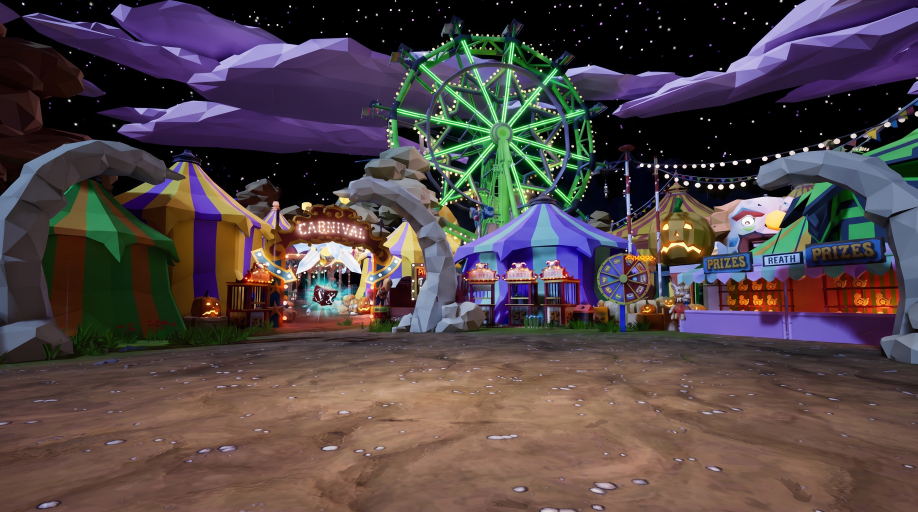
#> input picture work/capsules-v1/plates_used/05_carnival_nbp_0.jpg, 2752 x 1536 px (shown at 1/3 size)
$ python c05.py
#> lines starting #> are read from the running program, lines starting #| are printed output that depends on the picture
### work/capsules-v1/compose.py
"""Capsule compositor: AI background plates + REAL in-engine character pixels + hand-made FX.

Characters are never regenerated. Each layer is the original Unreal render cut out of the gray base,
so what ships on Steam is the actual game model. Only backgrounds and Axie (missing from the base)
come from image models.
"""
import math
import numpy as np
from PIL import Image, ImageFilter, ImageDraw, ImageFont, ImageEnhance

W, H = 2464, 1412  # 2x the Steam main capsule (1232x706)
ROOT = __file__.rsplit("/", 1)[0]

# Belt-thruster nozzles in each layer's native pixels: (x, y, angle_deg). 180 = straight back (left).
THRUSTERS = {
    # rear end of the striped side-belt jetpack cylinder, pointing backward along its axis
    "cappy": [(398, 452, 186)],
    "moody": [(203, 170, 178)],
    "jim": [(140, 80, 170)],
    "axie": [(985, 535, 188)],
}


def load(path):
#> called with path = 'plates_used/05_carnival_nbp_0.jpg'
    return Image.open(path).convert("RGBA")


HD_K = 5760 / 2560  # H_ layers are cut from the full-res render


def layer(name):
    import os
    p = f"{ROOT}/layers/H_{name}.png"
    if os.path.exists(p): return load(p), HD_K
    return load(f"{ROOT}/layers/L_{name}.png"), 1.0


def debar(img, thr=10):
    """Crop black letterbox bars some image models add."""
#> called with thr = 10
    a = np.asarray(img.convert("L")).astype(np.float32)
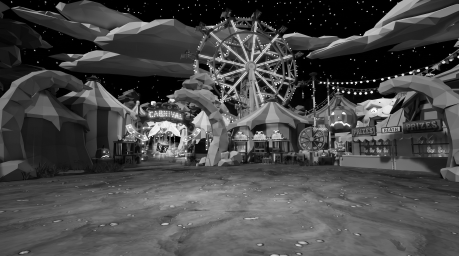
#> a: shape (1536, 2752) float32 (shown at 1/6 size); min 0, max 255, mean 72.1
    rows = a.mean(1); top = 0; bot = len(rows)
#> after `rows = a.mean(1)`: rows = 1536 values, max 110.4 at index 1236, min 12.18 at index 0, mean 72.14
#> after `bot = len(rows)`: bot = 1536
    while top < len(rows) // 4 and rows[top] < thr: top += 1
#> this loop made 0 passes
#> after the loop, top = 0
    while bot > len(rows) * 3 // 4 and rows[bot - 1] < thr: bot -= 1
#> after the loop, bot = 1536
    return img.crop((0, top, img.width, bot))
#> returned value is the input picture: PIL image 2752x1536 RGB; mean R, G, B 81, 68, 70.1


def cover(img, focus=(0.5, 0.5)):
    img = debar(img.convert("RGB"))
    s = max(W / img.width, H / img.height)
    img = img.resize((round(img.width * s), round(img.height * s)), Image.LANCZOS)
    x = round((img.width - W) * focus[0]); y = round((img.height - H) * focus[1])
    return img.crop((x, y, x + W, y + H)).convert("RGBA")
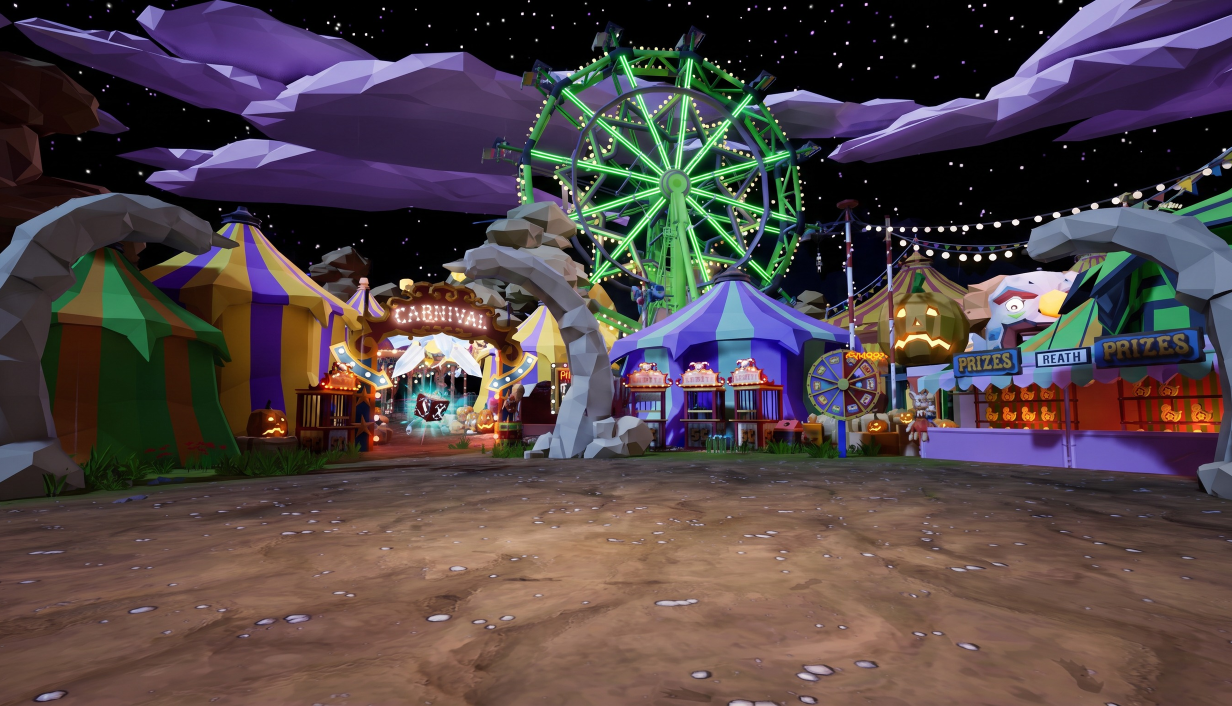
#> returned value: PIL image 2464x1412 RGBA (shown at 1/2 size); mean R, G, B, A 81.3, 68.2, 70.1, 255


def arr(im):
    return np.asarray(im).astype(np.float32) / 255.0


def img(a):
    return Image.fromarray((np.clip(a, 0, 1) * 255).astype(np.uint8), "RGBA")


def blur_a(alpha, r):
    return np.asarray(Image.fromarray((alpha * 255).astype(np.uint8)).filter(ImageFilter.GaussianBlur(r))).astype(np.float32) / 255.0


class Comp:
    def __init__(self, plate, focus=(0.5, 0.5)):
        self.canvas = cover(load(plate), focus) if isinstance(plate, str) else plate.convert("RGBA").resize((W, H))
        self.fx_over = []  # things drawn after all layers

    # ---------- placement ----------
    def place(self, name, x, y, scale=1.0, flip=False, match=0.15, wrap=0.35, rim=None,
              shadow=None, trail=None, flames=False, flame_len=1.0, flame_w=1.0, opacity=1.0, bright=1.0, sat=1.0, src=None):
        L, k = (src, 1.0) if src is not None else layer(name)
        if flip: L = L.transpose(Image.FLIP_LEFT_RIGHT)
        L = L.resize((max(1, round(L.width * scale / k)), max(1, round(L.height * scale / k))), Image.LANCZOS)
        if bright != 1.0 or sat != 1.0:
            rgb = L.convert("RGB"); a_ = L.getchannel("A")
            rgb = ImageEnhance.Brightness(rgb).enhance(bright); rgb = ImageEnhance.Color(rgb).enhance(sat)
            L = rgb.convert("RGBA"); L.putalpha(a_)
        x, y = round(x), round(y)
        bg = self.canvas
        # region of canvas under the layer (clipped)
        box = (max(0, x), max(0, y), min(W, x + L.width), min(H, y + L.height))
        if box[2] <= box[0] or box[3] <= box[1]: return
        Lc = L.crop((box[0] - x, box[1] - y, box[2] - x, box[3] - y))
        la = arr(Lc); alpha = la[..., 3:4]
        under = arr(bg.crop(box))[..., :3]
        # trail (motion streak behind the character)
        if trail:
            self._trail(L, x, y, **trail)
            bg = self.canvas; under = arr(bg.crop(box))[..., :3]
        if shadow:
            self._shadow(L, x, y, **shadow)
            bg = self.canvas; under = arr(bg.crop(box))[..., :3]
        rgb = la[..., :3]
        # 1) colour match: tint toward the plate's ambient colour, keep luminance
        if match:
            bgblur = arr(bg.filter(ImageFilter.GaussianBlur(120)).crop(box))[..., :3]
            amb = (bgblur * alpha).sum((0, 1)) / max(alpha.sum(), 1)
            tint = amb / max(amb.mean(), 1e-3)
            rgb = rgb * (1 - match + match * tint)
        # 2) light wrap: blurred background bleeding onto the silhouette edges
        if wrap:
            a2 = alpha[..., 0]
            edge = np.clip(a2 - blur_a(a2, 10), 0, 1)[..., None] * 2.2
            bgsoft = arr(bg.filter(ImageFilter.GaussianBlur(25)).crop(box))[..., :3]
            rgb = rgb + (1 - rgb) * bgsoft * np.clip(edge * wrap, 0, 1)
        # 3) rim light from a direction
        if rim:
            col = np.array(rim.get("color", (255, 240, 200)), np.float32) / 255
            dx, dy = rim.get("dir", (-1, -1)); k = rim.get("width", 6)
            a2 = alpha[..., 0]
            sh = np.roll(np.roll(a2, int(-dx * k), 1), int(-dy * k), 0)
            rimm = np.clip(a2 - sh, 0, 1)
            rimm = blur_a(rimm, rim.get("soft", 3)) * a2
            rgb = rgb + (1 - rgb) * col * (rimm[..., None] * rim.get("strength", 0.8))
        out = np.concatenate([np.clip(rgb, 0, 1), alpha * opacity], -1)
        self.canvas.alpha_composite(img(out), (box[0], box[1]))
        if flames and name in THRUSTERS:
            for (fx, fy, ang) in THRUSTERS[name]:
                if flip: fx, ang = L.width / scale - fx, 180 - ang
                self.flame(x + fx * scale, y + fy * scale, ang, 190 * scale * flame_len, 50 * scale * flame_w)

    # [133 lines left out: functions _trail, _shadow, screen, flame, glow, logo and 4 more, not called in this run]


# ---------- extra FX helpers ----------
# Prop anchor points in native layer pixels.
PROPS = {
    "moody_disco": (243, 52),   # centre of Moody's disco ball
    "jim_bell": (282, 72),      # Jim's trumpet bell opening
    "cappy_gatling": (722, 28), # tip of Cappy's popcorn gatling
}


# [74 lines left out: functions sparkle, disco_flares, confetti, halftone, anchor, popcorn_burst, not called in this run]


# ---------- hero helpers: every hero carries its signature FX ----------
LW = {"cappy": 1029, "moody": 432, "jim": 293, "axie": 2233}


# [7 lines left out: function cappy, not called in this run]


def moody(c, x, y, s, flip=False, **kw):
    c.place("moody", x, y, scale=s, flip=flip, flames=True, **kw)
    disco_flares(c, *anchor("moody", "moody_disco", x, y, s, flip=flip, lw=LW["moody"]), s)


# [5 lines left out: function jim, not called in this run]


def axie(c, x, y, s, flip=False, **kw):
    c.place("axie", x, y, scale=s, flip=flip, flames=True, **kw)


# ---------- comic lettering + golf shot ----------
FONTS = {"bangers": f"{ROOT}/fonts/Bangers.ttf", "luckiest": f"{ROOT}/fonts/LuckiestGuy.ttf"}


# [69 lines left out: functions sfx, golf_ball_sprite, golf_shot, not called in this run]

### work/capsules-v1/c05.py
from compose import *
# CARNIVAL HORDE — crowded: Ophelia rises over the night carnival like a moon, her horde floods the plaza.
c = Comp("plates_used/05_carnival_nbp_0.jpg", focus=(0.5, 0.5))
S = 1.3
ox, oy = W - 613 * S + 10, -40
#> (the run stopped early here; a loop or call above may not have finished)

$ run again, with work/capsules-v1/plates_used/01_sunburst_gpt_0.jpg copied over work/capsules-v1/plates_used/05_carnival_nbp_0.jpg
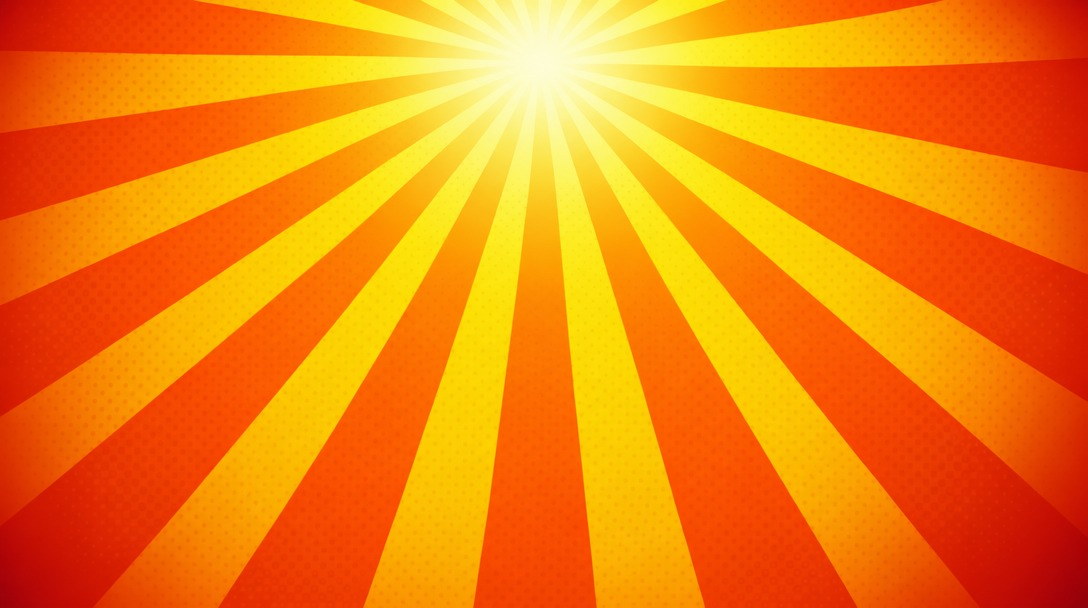
#> input picture work/capsules-v1/plates_used/01_sunburst_gpt_0.jpg, 1088 x 608 px
#> in debar, `a = np.asarray(img.convert("L")).astype(np.float32)`:
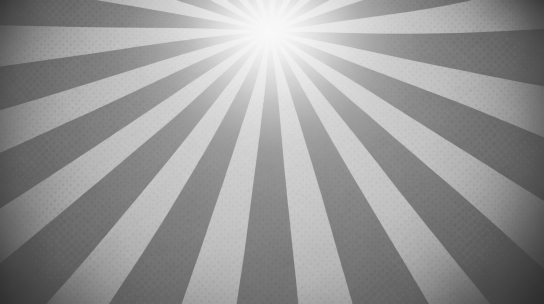
#> a: shape (608, 1088) float32 (shown at 1/2 size); min 46, max 249, mean 150.5
#> rows = 608 values, max 189.1 at index 58, min 107.2 at index 606, mean 150.5
#> in debar, `bot = len(rows)`: bot = 608
#> after the loop in debar, `while top < len(rows) // 4 and rows[top] < thr: top += 1`: top = 0
#> after the loop in debar, `while bot > len(rows) * 3 // 4 and rows[bot - 1] < thr: bot -= 1`: bot = 608
#> in debar, returned value is the input picture: PIL image 1088x608 RGB; mean R, G, B 243.8, 129.8, 12.3
#> in cover, `return img.crop((x, y, x + W, y + H)).convert("RGBA")`:
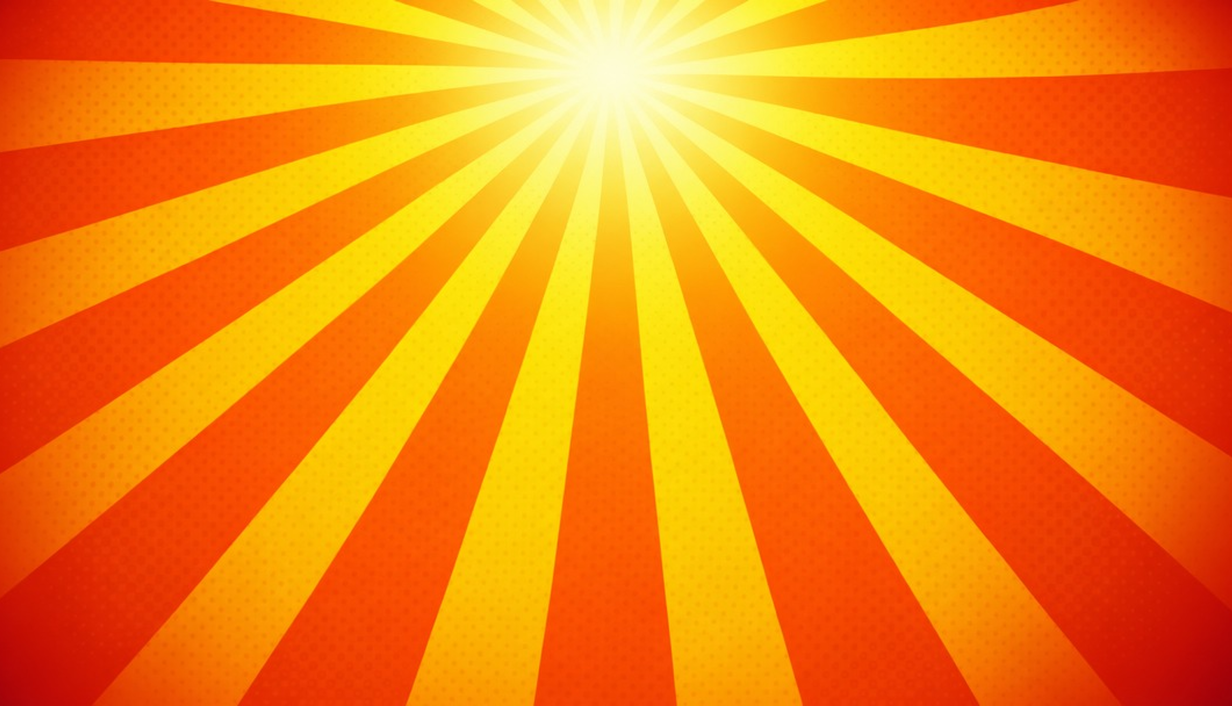
#> returned value: PIL image 2464x1412 RGBA (shown at 1/2 size); mean R, G, B, A 244.7, 132.3, 12.6, 255

$ run again, with work/capsules-v1/plates_used/01_sunburst_nbp_0.jpg copied over work/capsules-v1/plates_used/05_carnival_nbp_0.jpg
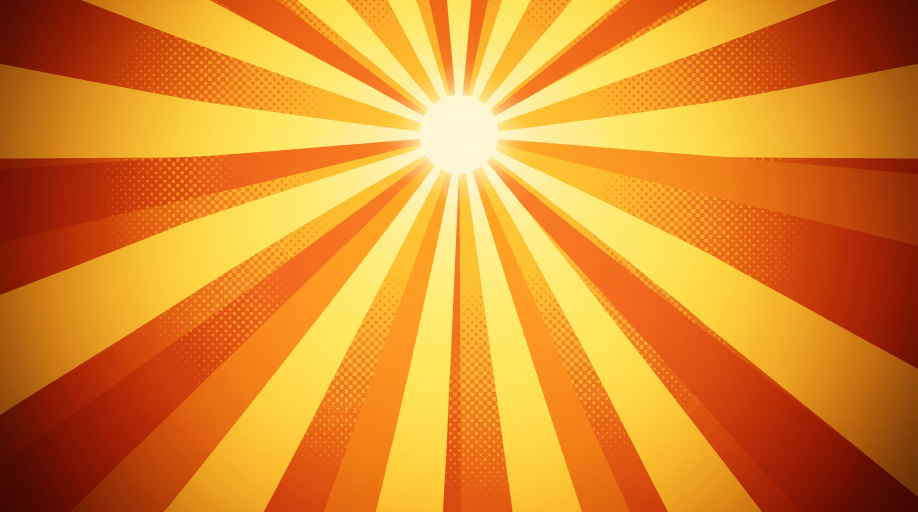
#> input picture work/capsules-v1/plates_used/01_sunburst_nbp_0.jpg, 2752 x 1536 px (shown at 1/3 size)
#> in debar, `a = np.asarray(img.convert("L")).astype(np.float32)`:
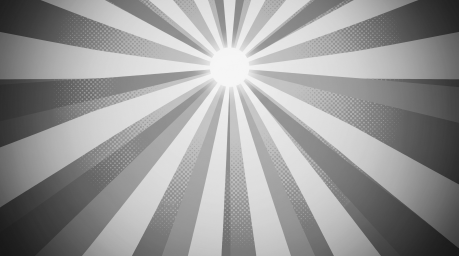
#> a: shape (1536, 2752) float32 (shown at 1/6 size); min 19, max 248, mean 150.9
#> rows = 1536 values, max 200.2 at index 409, min 109.7 at index 1533, mean 150.9
#> in debar, `bot = len(rows)`: bot = 1536
#> after the loop in debar, `while top < len(rows) // 4 and rows[top] < thr: top += 1`: top = 0
#> after the loop in debar, `while bot > len(rows) * 3 // 4 and rows[bot - 1] < thr: bot -= 1`: bot = 1536
#> in debar, returned value is the input picture: PIL image 2752x1536 RGB; mean R, G, B 220.7, 136.2, 43.1
#> in cover, `return img.crop((x, y, x + W, y + H)).convert("RGBA")`:
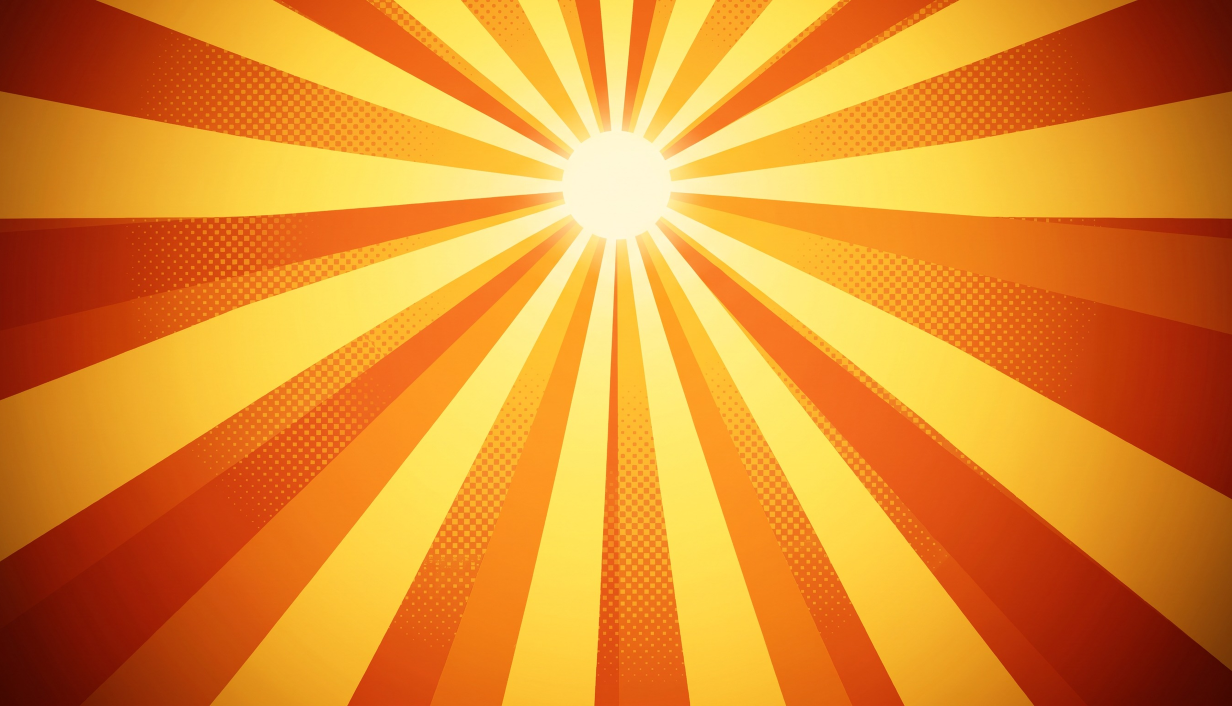
#> returned value: PIL image 2464x1412 RGBA (shown at 1/2 size); mean R, G, B, A 223.2, 138.6, 44, 255
